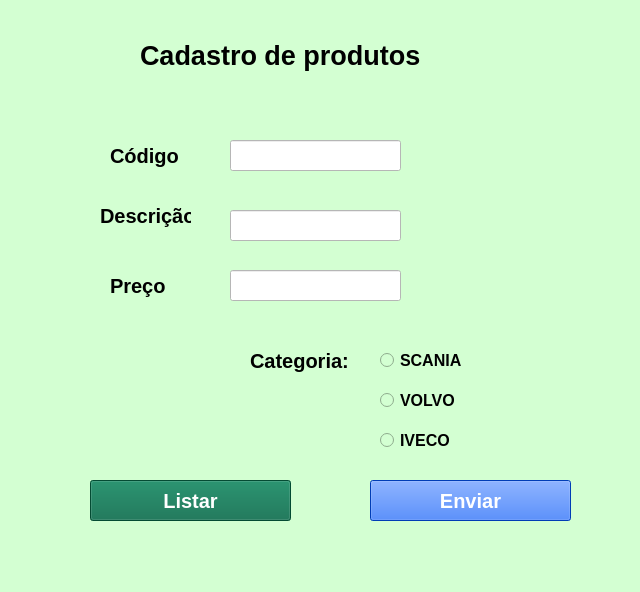
<?xml version="1.0" encoding="UTF-8"?>
<ui version="4.0">
 <class>MainWindow</class>
 <widget class="QMainWindow" name="MainWindow">
  <property name="enabled">
   <bool>true</bool>
  </property>
  <property name="geometry">
   <rect>
    <x>0</x>
    <y>0</y>
    <width>640</width>
    <height>592</height>
   </rect>
  </property>
  <property name="sizePolicy">
   <sizepolicy hsizetype="Preferred" vsizetype="Preferred">
    <horstretch>0</horstretch>
    <verstretch>0</verstretch>
   </sizepolicy>
  </property>
  <property name="windowTitle">
   <string>MainWindow</string>
  </property>
  <property name="styleSheet">
   <string notr="true">
background-color: rgb(211, 255, 210);</string>
  </property>
  <widget class="QWidget" name="centralwidget">
   <widget class="QPushButton" name="pushButton_1">
    <property name="geometry">
     <rect>
      <x>370</x>
      <y>480</y>
      <width>201</width>
      <height>41</height>
     </rect>
    </property>
    <property name="font">
     <font>
      <pointsize>15</pointsize>
      <bold>true</bold>
     </font>
    </property>
    <property name="styleSheet">
     <string notr="true">background-color: rgb(236, 255, 172);
color: rgb(255, 255, 255);
background-color: rgb(0, 85, 255);</string>
    </property>
    <property name="text">
     <string>Enviar</string>
    </property>
   </widget>
   <widget class="QLabel" name="label">
    <property name="geometry">
     <rect>
      <x>140</x>
      <y>20</y>
      <width>291</width>
      <height>71</height>
     </rect>
    </property>
    <property name="font">
     <font>
      <pointsize>20</pointsize>
      <bold>true</bold>
     </font>
    </property>
    <property name="text">
     <string>Cadastro de produtos</string>
    </property>
   </widget>
   <widget class="QLabel" name="label_2">
    <property name="geometry">
     <rect>
      <x>110</x>
      <y>140</y>
      <width>81</width>
      <height>31</height>
     </rect>
    </property>
    <property name="font">
     <font>
      <pointsize>15</pointsize>
      <bold>true</bold>
     </font>
    </property>
    <property name="text">
     <string>Código</string>
    </property>
   </widget>
   <widget class="QLabel" name="label_3">
    <property name="geometry">
     <rect>
      <x>100</x>
      <y>200</y>
      <width>91</width>
      <height>31</height>
     </rect>
    </property>
    <property name="font">
     <font>
      <pointsize>15</pointsize>
      <bold>true</bold>
     </font>
    </property>
    <property name="text">
     <string>Descrição </string>
    </property>
   </widget>
   <widget class="QLabel" name="label_4">
    <property name="geometry">
     <rect>
      <x>110</x>
      <y>270</y>
      <width>71</width>
      <height>31</height>
     </rect>
    </property>
    <property name="font">
     <font>
      <pointsize>15</pointsize>
      <bold>true</bold>
     </font>
    </property>
    <property name="text">
     <string>Preço</string>
    </property>
   </widget>
   <widget class="QLineEdit" name="lineEdit">
    <property name="geometry">
     <rect>
      <x>230</x>
      <y>140</y>
      <width>171</width>
      <height>31</height>
     </rect>
    </property>
    <property name="styleSheet">
     <string notr="true">background-color: rgb(255, 255, 255);</string>
    </property>
   </widget>
   <widget class="QLineEdit" name="lineEdit_2">
    <property name="geometry">
     <rect>
      <x>230</x>
      <y>210</y>
      <width>171</width>
      <height>31</height>
     </rect>
    </property>
    <property name="styleSheet">
     <string notr="true">background-color: rgb(255, 255, 255);</string>
    </property>
   </widget>
   <widget class="QLineEdit" name="lineEdit_3">
    <property name="geometry">
     <rect>
      <x>230</x>
      <y>270</y>
      <width>171</width>
      <height>31</height>
     </rect>
    </property>
    <property name="styleSheet">
     <string notr="true">background-color: rgb(255, 255, 255);</string>
    </property>
   </widget>
   <widget class="QRadioButton" name="radioButton">
    <property name="geometry">
     <rect>
      <x>380</x>
      <y>350</y>
      <width>121</width>
      <height>21</height>
     </rect>
    </property>
    <property name="font">
     <font>
      <pointsize>12</pointsize>
      <bold>true</bold>
     </font>
    </property>
    <property name="text">
     <string>SCANIA</string>
    </property>
   </widget>
   <widget class="QRadioButton" name="radioButton_2">
    <property name="geometry">
     <rect>
      <x>380</x>
      <y>390</y>
      <width>121</width>
      <height>21</height>
     </rect>
    </property>
    <property name="font">
     <font>
      <pointsize>12</pointsize>
      <bold>true</bold>
     </font>
    </property>
    <property name="text">
     <string>VOLVO</string>
    </property>
   </widget>
   <widget class="QRadioButton" name="radioButton_3">
    <property name="geometry">
     <rect>
      <x>380</x>
      <y>430</y>
      <width>111</width>
      <height>21</height>
     </rect>
    </property>
    <property name="font">
     <font>
      <pointsize>12</pointsize>
      <bold>true</bold>
     </font>
    </property>
    <property name="text">
     <string>IVECO</string>
    </property>
   </widget>
   <widget class="QLabel" name="label_6">
    <property name="geometry">
     <rect>
      <x>250</x>
      <y>340</y>
      <width>111</width>
      <height>41</height>
     </rect>
    </property>
    <property name="font">
     <font>
      <pointsize>15</pointsize>
      <bold>true</bold>
     </font>
    </property>
    <property name="text">
     <string>Categoria:</string>
    </property>
   </widget>
   <widget class="QPushButton" name="pushButton_2">
    <property name="geometry">
     <rect>
      <x>90</x>
      <y>480</y>
      <width>201</width>
      <height>41</height>
     </rect>
    </property>
    <property name="font">
     <font>
      <pointsize>15</pointsize>
      <bold>true</bold>
     </font>
    </property>
    <property name="styleSheet">
     <string notr="true">background-color: rgb(006, 105, 072);
color: rgb(255, 255, 255);
</string>
    </property>
    <property name="text">
     <string>Listar</string>
    </property>
   </widget>
  </widget>
  <widget class="QMenuBar" name="menubar">
   <property name="geometry">
    <rect>
     <x>0</x>
     <y>0</y>
     <width>640</width>
     <height>22</height>
    </rect>
   </property>
  </widget>
  <widget class="QStatusBar" name="statusbar"/>
 </widget>
 <resources/>
 <connections/>
</ui>
